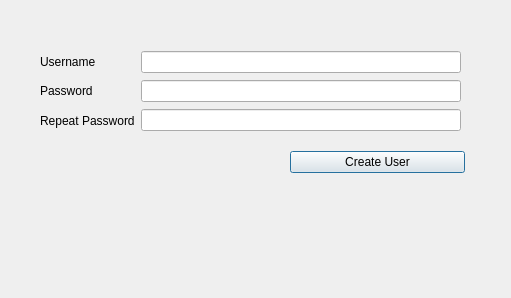
<?xml version="1.0" encoding="UTF-8"?>
<ui version="4.0">
 <class>Register</class>
 <widget class="QDialog" name="Register">
  <property name="geometry">
   <rect>
    <x>0</x>
    <y>0</y>
    <width>511</width>
    <height>298</height>
   </rect>
  </property>
  <property name="windowTitle">
   <string>Create User</string>
  </property>
  <widget class="QWidget" name="">
   <property name="geometry">
    <rect>
     <x>40</x>
     <y>50</y>
     <width>421</width>
     <height>82</height>
    </rect>
   </property>
   <layout class="QHBoxLayout" name="horizontalLayout">
    <item>
     <layout class="QVBoxLayout" name="verticalLayout_2">
      <item>
       <widget class="QLabel" name="label">
        <property name="text">
         <string>Username</string>
        </property>
       </widget>
      </item>
      <item>
       <widget class="QLabel" name="label_2">
        <property name="text">
         <string>Password</string>
        </property>
       </widget>
      </item>
      <item>
       <widget class="QLabel" name="label_3">
        <property name="text">
         <string>Repeat Password</string>
        </property>
       </widget>
      </item>
     </layout>
    </item>
    <item>
     <layout class="QVBoxLayout" name="verticalLayout">
      <item>
       <widget class="QLineEdit" name="lineEdit_username"/>
      </item>
      <item>
       <widget class="QLineEdit" name="lineEdit_password"/>
      </item>
      <item>
       <widget class="QLineEdit" name="lineEdit_repeat_password"/>
      </item>
     </layout>
    </item>
   </layout>
  </widget>
  <widget class="QWidget" name="">
   <property name="geometry">
    <rect>
     <x>290</x>
     <y>150</y>
     <width>175</width>
     <height>24</height>
    </rect>
   </property>
   <layout class="QHBoxLayout" name="horizontalLayout_2">
    <item>
     <widget class="QPushButton" name="pushButton_register">
      <property name="text">
       <string>Create User</string>
      </property>
     </widget>
    </item>
   </layout>
  </widget>
 </widget>
 <resources/>
 <connections/>
</ui>
